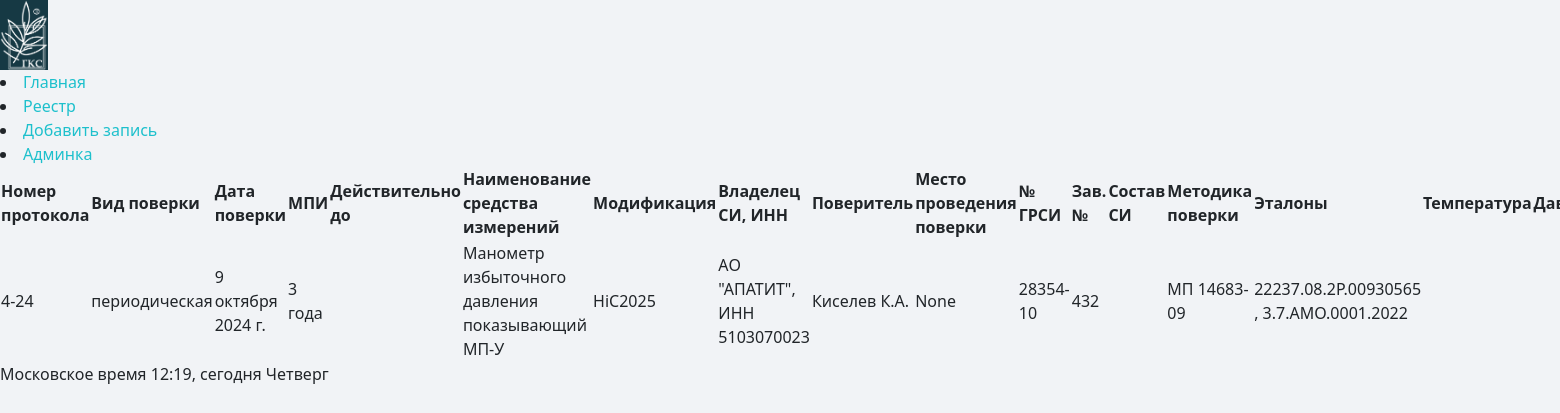
Page /reestr/4-24/ on the committed database.
### reestr_list/models.py (models this page shows, shortened)
class Register(models.Model):
    id_numb = models.SlugField('Номер протокола', max_length=10, db_index=True, null=True, blank=True, unique=True)
    class Kinds(models.TextChoices):
        perv = 'первичная', 'первичная'
        period = 'периодическая', 'периодическая'
        __empty__='выберите тип поверки'
    kind = models.CharField(max_length=50, choices=Kinds.choices, default=Kinds.period, verbose_name='Вид поверки', blank=True, null=True)
    date = models.DateField('Дата поверки', null=True, blank=True)
    mpi = models.CharField(max_length=10, choices=(
        ('1 год', '1'),
        ('2 года', '2'),
        ('3 года', '3'),
        ('4 года', '4'),
        ('5 лет', '5'),
        ('6 лет', '6'),
    ), verbose_name='Межповерочный интервал', null=True, blank=True)
    name = models.ForeignKey(Name, on_delete=models.PROTECT, verbose_name="Наименование средства измерений", blank=True,
                             null=True)
    modif = models.ForeignKey(Modification, on_delete=models.PROTECT, verbose_name="Модификация",
                              help_text='выберите модификацию', blank=True, null=True)
    owner = models.ForeignKey(Owner, on_delete=models.PROTECT, related_name="+", verbose_name="Владелец СИ, ИНН",
                              default=None, blank=True, null=True)
    povername = models.ForeignKey(Pover, on_delete=models.PROTECT, verbose_name="Поверитель", blank=True, null=True)
    place = models.ForeignKey(Places, on_delete=models.PROTECT, verbose_name="Место проведения поверки",
                          default=None, blank=True, null=True)
    descr = models.ForeignKey(DescriptionType, on_delete=models.PROTECT, verbose_name="Описание типа",
                              help_text='выберите описание типа', null=True, blank=True)
    number = models.CharField('Заводской номер', max_length=50, blank=True, null=True)
    method = models.ForeignKey(Methodika, on_delete=models.PROTECT, verbose_name="Методика поверки",
                                   help_text='выберите методику поверки', blank=True, null=True)
    etalons = models.ManyToManyField(Etalon, related_name='etalons', blank=True)
    hum_val = models.DecimalField('Влажность', default=45.0, max_digits=3, decimal_places=1, blank=True, null=True)
    d_min = models.CharField('Нижний диапазон', max_length=100, null=True, blank=True)
    d_max = models.CharField('Верхний диапазон', max_length=100, null=True, blank=True)
    class EdIzmKind(models.TextChoices):
        kpa = 'кПа', 'кПа'
        mpa = 'МПа', 'МПа'
        bar = 'бар', 'бар'
        milibar = 'мбар', 'мбар'
        cel = '°С', '°С'
        nkpr = '% НКПР', '% НКПР'
        mamp = 'мА', 'мА'
        volt = 'В', 'В'
        mm = 'мм', 'мм'
        kgs = 'кгс/см²', 'кгс/см²'
        mgm = 'мг/м³', 'мг/м³'
        vol = '% об. д.', '% об. д.'
        ppm = 'ppm', 'ppm'
        __empty__ = 'выберите единицы измерения'
    ed_izm = models.CharField('Единицы измерения', max_length=100, choices=EdIzmKind.choices, null=True, blank=True)
    pogr_val = models.CharField('Погрешность', max_length=100, blank=True, null=True)
    impl_name = models.ForeignKey(Usernames, on_delete=models.PROTECT, verbose_name="Исполнитель", blank=True,
                                  null=True)
    publish = models.DateTimeField('Создано', default=timezone.now, blank=True, null=True)
    created_at = models.DateTimeField("Создано auto now add", auto_now_add=True, blank=True, null=True)
    updated = models.DateTimeField('Изменено', auto_now=True, blank=True, null=True)
    class Status(models.TextChoices):
        DRAFT = 'Не загружено в АРШИН', 'draft'
        PUBLISHED = 'Загружено в АРШИН', 'published'
    status = models.CharField(max_length=30, choices=Status.choices, default=Status.DRAFT, blank=True, null=True)
    objects = models.Manager()  # менеджер, применяемый по умолчанию
    class Meta:
        verbose_name = 'Реестр'
        verbose_name_plural = 'Реестр'
        ordering = ['-updated']
        indexes = [
            models.Index(fields=['id_numb']),
            models.Index(fields=['descr']),
            models.Index(fields=['number']),
            models.Index(fields=['date']),
            models.Index(fields=['modif']),
        ]

class Name(models.Model):
    name = models.CharField('Наименование СИ', max_length=500, null=False, blank=False, unique=True)
    class Meta:
        db_table = 'names'  # название таблицы в БД
        ordering = ['name']
        verbose_name = 'Наименование СИ'
        verbose_name_plural = 'Наименования СИ'
    def __str__(self):
        return self.name

class Modification(models.Model):
    modif = models.CharField('Модификация', max_length=500, null=False, blank=True, unique=True)
    class Meta:
        db_table = 'modification'  # название таблицы в БД
        ordering = ['modif']
        verbose_name = 'Модификация'
        verbose_name_plural = 'Модификации'
    def __str__(self):
        return self.modif

class Owner(models.Model):
    owner = models.CharField('Владелец, ИНН', max_length=100, null=False, blank=False, unique=True)
    class Meta:
        db_table = 'owners'  # название таблицы в БД
        ordering = ['owner']
        verbose_name = 'Владелец'
        verbose_name_plural = 'Владельцы'
    def __str__(self):
        return self.owner

class Pover(models.Model):
    povername = models.CharField('Поверитель', max_length=100, null=False, blank=False, unique=True)
    class Meta:
        db_table = 'povernames'  # название таблицы в БД
        ordering = ['povername']
        verbose_name = 'Поверитель'
        verbose_name_plural = 'Поверители'
    def __str__(self):
        return self.povername

class DescriptionType(models.Model):
    date = models.DateField('Срок свидетельства', null=True, blank=True)
    link =  models.URLField('Ссылка', max_length=500, null=True, blank=True, unique=True)
    number = models.SlugField('Номер в госреестре', max_length=10, null=False, blank=False, unique=True)
    producer = models.CharField('Изготовитель', max_length=500, null=True, blank=True)
    class Meta:
        db_table = 'description_type'  # название таблицы в БД
        ordering = ['number'] # сортировка
        verbose_name = 'Описание типа' # имя в единственном числе
        verbose_name_plural = 'Описания типа' # имя во множественном числе
    def __str__(self):
        return self.number

class Methodika(models.Model):
    method = models.CharField('Методика поверки', max_length=500, null=False, blank=False, unique=True)
    class Meta:
        db_table = 'methods'  # название таблицы в БД
        ordering = ['method']
        verbose_name = 'Методика поверки'
        verbose_name_plural = 'Методики поверки'
    def __str__(self):
        return self.method

class Etalon(models.Model):
    code = models.CharField('Шифр', max_length=50, null=False, blank=True)
    name = models.CharField('Наименование', max_length=1000, null=False, blank=True)
    class Meta:
        db_table = 'etalons'
        ordering = ['code']
        verbose_name = 'Эталон'
        verbose_name_plural = 'Эталоны'
    def __str__(self):
        return self.code

### reestr_list/views.py (the view)
# urls.py: path("reestr/<slug:id_numb>/", register_detail, name="register_detail"),
def register_detail(request, id_numb):
    try:
        register = Register.objects.get(id_numb=id_numb)
    except Register.DoesNotExist:
        raise Http404("нет детальной информации")
    return render(request, 'reestr_list/list_detail.html', {'register':register})

### reestr_list/templates/reestr_list/list_detail.html (shortened to what this page needs)
{% extends "index.html" %} {% block title %} Реестр {% endblock title %}
{% block body %}
<table>
  <tr>
    <th>Номер протокола</th>
    <th>Вид поверки</th>
    <th>Дата поверки</th>
    <th>МПИ</th>
    <th>Действительно до</th>
    <th>Наименование средства измерений</th>
    <th>Модификация</th>
    <th>Владелец СИ, ИНН</th>
    <th>Поверитель</th>
    <th>Место проведения поверки</th>
    <th>№ ГРСИ</th>
    <th>Зав. №</th>
    <th>Состав СИ</th>
    <th>Методика поверки</th>
    <th>Эталоны</th>
    <th>Температура</th>
    <th>Давление</th>
  </tr>
  <tr>
    <td>{{ register.id_numb  }}</td>
    <td>{{ register.kind }}</td>
    <td>{{ register.date }}</td>
    <td>{{ register.mpi }}</td>
    <td>{{ register.until }}</td>
    <td>{{ register.name }}</td>
    <td>{{ register.modif }}</td>
    <td>{{ register.owner }}</td>
    <td>{{ register.povername }}</td>
    <td>{{ register.place }}</td>
    <td>{{ register.descr }}</td>
    <td>{{ register.number }}</td>
    <td>{{ register.composition }}</td>
    <td>{{ register.method }}</td>
    <td>
      {% for etalon in register.etalons.all %}
        {% if register.etalons.all.count == 1 %}
          {{ etalon }}
        {% else %}
          {{ etalon }} {% if not forloop.last %},
          {% endif %}
        {% endif %}
      {% endfor %}
    </td>
    <td>{{ register.temp_val }} {{ register.temp_kind }}</td>
    <td>{{ register.press_val }} {{ register.press_kind }}</td>
  </tr>
</table>
{% endblock body %}

### reestr_list/static/reestr_list/css/reestr_list.css (style rules this page uses)
body { background-color: #F1F3F6; }

### rows in the picture
Register: id_numb "4-24", kind "периодическая", date "9 октября 2024 г.", mpi "3 года", name "Манометр избыточного давления показывающий МП-У", modif "HiC2025", owner "АО \"АПАТИТ\", ИНН 5103070023", povername "Киселев К.А.", place "None", descr "28354-10", number "432", method "МП 14683-09"
Etalon: code "22237.08.2Р.00930565"
Etalon: code "3.7.АМО.0001.2022"

### other values in the picture
{{ current_weekday }} "Четверг"
